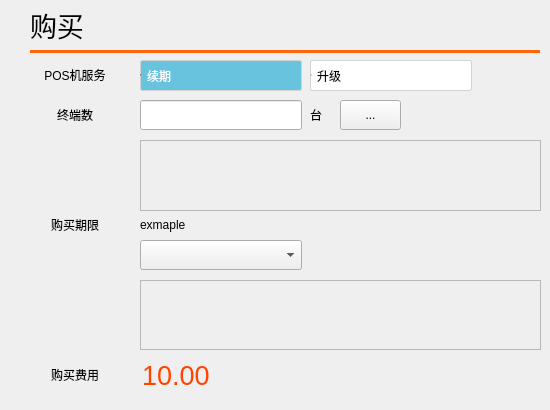
<?xml version="1.0" encoding="UTF-8"?>
<ui version="4.0">
 <class>saas_guide_pay</class>
 <widget class="QWidget" name="saas_guide_pay">
  <property name="enabled">
   <bool>true</bool>
  </property>
  <property name="geometry">
   <rect>
    <x>0</x>
    <y>0</y>
    <width>550</width>
    <height>410</height>
   </rect>
  </property>
  <property name="windowTitle">
   <string>Form</string>
  </property>
  <widget class="lds_ComboBox" name="comboBox">
   <property name="geometry">
    <rect>
     <x>140</x>
     <y>240</y>
     <width>162</width>
     <height>30</height>
    </rect>
   </property>
  </widget>
  <widget class="QLineEdit" name="lineEdit_terminal_num">
   <property name="geometry">
    <rect>
     <x>140</x>
     <y>100</y>
     <width>162</width>
     <height>30</height>
    </rect>
   </property>
   <property name="readOnly">
    <bool>true</bool>
   </property>
  </widget>
  <widget class="QLabel" name="label_7">
   <property name="geometry">
    <rect>
     <x>140</x>
     <y>210</y>
     <width>351</width>
     <height>30</height>
    </rect>
   </property>
   <property name="text">
    <string>exmaple</string>
   </property>
  </widget>
  <widget class="QLabel" name="label_13">
   <property name="geometry">
    <rect>
     <x>310</x>
     <y>100</y>
     <width>31</width>
     <height>30</height>
    </rect>
   </property>
   <property name="text">
    <string>台</string>
   </property>
  </widget>
  <widget class="QLabel" name="label_title">
   <property name="geometry">
    <rect>
     <x>30</x>
     <y>10</y>
     <width>481</width>
     <height>30</height>
    </rect>
   </property>
   <property name="styleSheet">
    <string notr="true">font-size:20pt;</string>
   </property>
   <property name="text">
    <string>购买</string>
   </property>
  </widget>
  <widget class="QLabel" name="label_14">
   <property name="geometry">
    <rect>
     <x>30</x>
     <y>50</y>
     <width>510</width>
     <height>3</height>
    </rect>
   </property>
   <property name="styleSheet">
    <string notr="true">background:#ff650b;</string>
   </property>
   <property name="text">
    <string/>
   </property>
  </widget>
  <widget class="QLineEdit" name="lineEdit_pay">
   <property name="geometry">
    <rect>
     <x>140</x>
     <y>360</y>
     <width>162</width>
     <height>30</height>
    </rect>
   </property>
   <property name="styleSheet">
    <string notr="true">font-size:20pt;
color:orangered;
background:transparent;</string>
   </property>
   <property name="text">
    <string>10.00</string>
   </property>
   <property name="frame">
    <bool>false</bool>
   </property>
   <property name="readOnly">
    <bool>true</bool>
   </property>
  </widget>
  <widget class="QToolButton" name="toolButton">
   <property name="enabled">
    <bool>true</bool>
   </property>
   <property name="geometry">
    <rect>
     <x>10</x>
     <y>360</y>
     <width>130</width>
     <height>30</height>
    </rect>
   </property>
   <property name="text">
    <string>购买费用</string>
   </property>
   <property name="icon">
    <iconset resource="../res.qrc">
     <normaloff>:/image/q5.png</normaloff>:/image/q5.png</iconset>
   </property>
   <property name="iconSize">
    <size>
     <width>30</width>
     <height>30</height>
    </size>
   </property>
   <property name="toolButtonStyle">
    <enum>Qt::ToolButtonTextBesideIcon</enum>
   </property>
   <property name="autoRaise">
    <bool>true</bool>
   </property>
   <property name="outer_stylesheet" stdset="0">
    <string>autoRaise</string>
   </property>
  </widget>
  <widget class="QToolButton" name="toolButton_2">
   <property name="geometry">
    <rect>
     <x>10</x>
     <y>60</y>
     <width>130</width>
     <height>30</height>
    </rect>
   </property>
   <property name="text">
    <string>POS机服务</string>
   </property>
   <property name="icon">
    <iconset resource="../res.qrc">
     <normaloff>:/image/q1.png</normaloff>:/image/q1.png</iconset>
   </property>
   <property name="iconSize">
    <size>
     <width>30</width>
     <height>30</height>
    </size>
   </property>
   <property name="toolButtonStyle">
    <enum>Qt::ToolButtonTextBesideIcon</enum>
   </property>
   <property name="autoRaise">
    <bool>true</bool>
   </property>
   <property name="outer_stylesheet" stdset="0">
    <string>autoRaise</string>
   </property>
  </widget>
  <widget class="QToolButton" name="toolButton_3">
   <property name="enabled">
    <bool>true</bool>
   </property>
   <property name="geometry">
    <rect>
     <x>10</x>
     <y>210</y>
     <width>130</width>
     <height>30</height>
    </rect>
   </property>
   <property name="text">
    <string>购买期限</string>
   </property>
   <property name="icon">
    <iconset resource="../res.qrc">
     <normaloff>:/image/q3.png</normaloff>:/image/q3.png</iconset>
   </property>
   <property name="iconSize">
    <size>
     <width>30</width>
     <height>30</height>
    </size>
   </property>
   <property name="toolButtonStyle">
    <enum>Qt::ToolButtonTextBesideIcon</enum>
   </property>
   <property name="autoRaise">
    <bool>true</bool>
   </property>
   <property name="outer_stylesheet" stdset="0">
    <string>autoRaise</string>
   </property>
  </widget>
  <widget class="QToolButton" name="toolButton_4">
   <property name="enabled">
    <bool>true</bool>
   </property>
   <property name="geometry">
    <rect>
     <x>10</x>
     <y>100</y>
     <width>130</width>
     <height>30</height>
    </rect>
   </property>
   <property name="text">
    <string>终端数</string>
   </property>
   <property name="icon">
    <iconset resource="../res.qrc">
     <normaloff>:/image/q4.png</normaloff>:/image/q4.png</iconset>
   </property>
   <property name="iconSize">
    <size>
     <width>30</width>
     <height>30</height>
    </size>
   </property>
   <property name="toolButtonStyle">
    <enum>Qt::ToolButtonTextBesideIcon</enum>
   </property>
   <property name="autoRaise">
    <bool>true</bool>
   </property>
   <property name="outer_stylesheet" stdset="0">
    <string>autoRaise</string>
   </property>
  </widget>
  <widget class="QFrame" name="frame">
   <property name="geometry">
    <rect>
     <x>140</x>
     <y>60</y>
     <width>350</width>
     <height>31</height>
    </rect>
   </property>
   <property name="styleSheet">
    <string notr="true">QRadioButton{
min-height:29px;
}

QRadioButton:indicator{
width:0px;
}

QRadioButton:checked{
background:#68c3de;
border:1px solid lightgray;
border-radius: 2px;
color:white;
}

QRadioButton:unchecked{
background:white;
border:1px solid lightgray;
border-radius: 2px;
color:black;
}</string>
   </property>
   <widget class="QRadioButton" name="radioButton_extend">
    <property name="geometry">
     <rect>
      <x>0</x>
      <y>0</y>
      <width>162</width>
      <height>31</height>
     </rect>
    </property>
    <property name="focusPolicy">
     <enum>Qt::NoFocus</enum>
    </property>
    <property name="text">
     <string>续期</string>
    </property>
    <property name="checked">
     <bool>true</bool>
    </property>
   </widget>
   <widget class="QRadioButton" name="radioButton_update">
    <property name="geometry">
     <rect>
      <x>170</x>
      <y>0</y>
      <width>162</width>
      <height>31</height>
     </rect>
    </property>
    <property name="focusPolicy">
     <enum>Qt::NoFocus</enum>
    </property>
    <property name="text">
     <string>升级</string>
    </property>
   </widget>
  </widget>
  <widget class="QToolButton" name="toolButton_num_key">
   <property name="geometry">
    <rect>
     <x>340</x>
     <y>100</y>
     <width>61</width>
     <height>30</height>
    </rect>
   </property>
   <property name="text">
    <string>...</string>
   </property>
   <property name="icon">
    <iconset resource="../res.qrc">
     <normaloff>:/image/widgets_pic/keyboard.png</normaloff>:/image/widgets_pic/keyboard.png</iconset>
   </property>
   <property name="iconSize">
    <size>
     <width>45</width>
     <height>30</height>
    </size>
   </property>
  </widget>
  <widget class="QTextEdit" name="textEdit_cloudActivityRuleNUMText">
   <property name="enabled">
    <bool>false</bool>
   </property>
   <property name="geometry">
    <rect>
     <x>140</x>
     <y>140</y>
     <width>401</width>
     <height>71</height>
    </rect>
   </property>
   <property name="styleSheet">
    <string notr="true">color:orangered;</string>
   </property>
  </widget>
  <widget class="QTextEdit" name="textEdit_cloudActivityRuleDiscountText">
   <property name="enabled">
    <bool>false</bool>
   </property>
   <property name="geometry">
    <rect>
     <x>140</x>
     <y>280</y>
     <width>401</width>
     <height>70</height>
    </rect>
   </property>
   <property name="styleSheet">
    <string notr="true">color:orangered;</string>
   </property>
  </widget>
 </widget>
 <customwidgets>
  <customwidget>
   <class>lds_ComboBox</class>
   <extends>QComboBox</extends>
   <header>lds_combobox.h</header>
  </customwidget>
 </customwidgets>
 <resources>
  <include location="../res.qrc"/>
 </resources>
 <connections/>
</ui>
